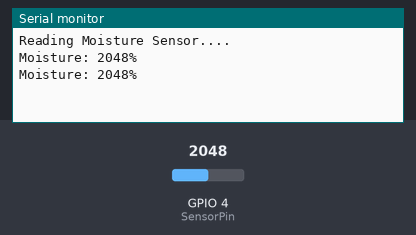
Simulated run of this sketch. Board: ESP32. On the bench: the last lines printed to the serial monitor. The test bench sets the inputs (shaded band); at power-on: GPIO 4 (SensorPin) = 2048.

Above: at 3.2 s.
3.3 s: GPIO 4 (SensorPin) set to 2866
At 4.6 s:
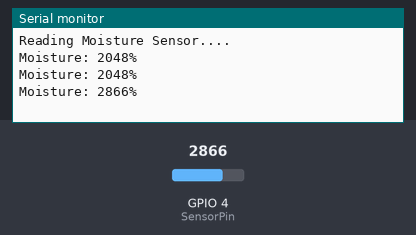
4.8 s: GPIO 4 (SensorPin) set to 3603
At 5.3 s:
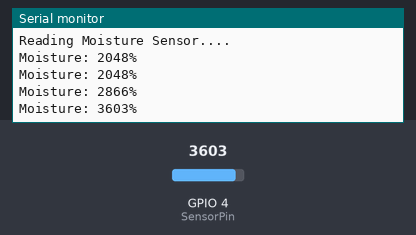
Timing chart, 0 to 7.8 s (numbered marks = the images above; inputs shaded):
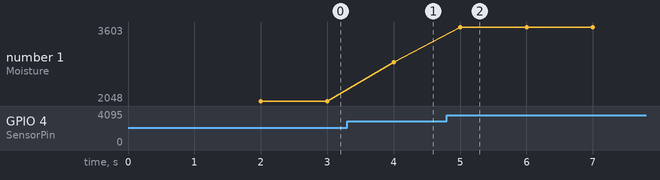

The sketch:

Moisture.ino
```cpp
#define SensorPin 4  // ESP32 pin analog feacture
int output_sensor;
void setup() {
  Serial.begin(115200);
  Serial.println("Reading Moisture Sensor....");
  delay(2000);
}

void loop() {
  float sensorValue = analogRead(SensorPin);
  int output_sensor = sensorValue;
  Serial.print("Moisture: ");
  Serial.print(output_sensor);
  Serial.println("%");
  delay(1000);
}
```

Measured:
- after the input at 3.3 s, the serial monitor: prints a new line after 0.70 s (image 1)
- after the input at 4.8 s, the serial monitor: prints a new line after 0.20 s (image 2)
- plotted number 1: 2048 → 2866 after the input at 3.3 s, 2866 → 3603 after the input at 4.8 s
